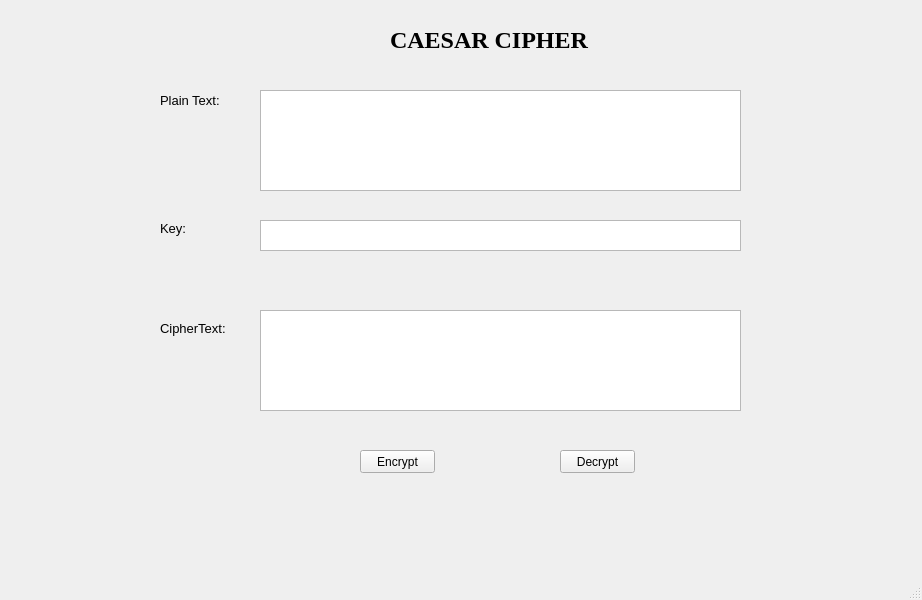
<?xml version="1.0" encoding="UTF-8"?>
<ui version="4.0">
 <class>mainWindow</class>
 <widget class="QMainWindow" name="mainWindow">
  <property name="geometry">
   <rect>
    <x>0</x>
    <y>0</y>
    <width>922</width>
    <height>600</height>
   </rect>
  </property>
  <property name="windowTitle">
   <string>Caesar Cipher</string>
  </property>
  <widget class="QWidget" name="centralwidget">
   <widget class="QLabel" name="label">
    <property name="geometry">
     <rect>
      <x>390</x>
      <y>30</y>
      <width>201</width>
      <height>20</height>
     </rect>
    </property>
    <property name="font">
     <font>
      <family>Times New Roman</family>
      <pointsize>18</pointsize>
      <weight>75</weight>
      <bold>true</bold>
     </font>
    </property>
    <property name="text">
     <string>CAESAR CIPHER</string>
    </property>
   </widget>
   <widget class="QLabel" name="label_2">
    <property name="geometry">
     <rect>
      <x>160</x>
      <y>90</y>
      <width>71</width>
      <height>20</height>
     </rect>
    </property>
    <property name="font">
     <font>
      <pointsize>10</pointsize>
     </font>
    </property>
    <property name="text">
     <string>Plain Text: </string>
    </property>
   </widget>
   <widget class="QLabel" name="label_3">
    <property name="geometry">
     <rect>
      <x>160</x>
      <y>220</y>
      <width>47</width>
      <height>16</height>
     </rect>
    </property>
    <property name="font">
     <font>
      <pointsize>10</pointsize>
     </font>
    </property>
    <property name="text">
     <string>Key: </string>
    </property>
   </widget>
   <widget class="QLabel" name="label_4">
    <property name="geometry">
     <rect>
      <x>160</x>
      <y>320</y>
      <width>71</width>
      <height>16</height>
     </rect>
    </property>
    <property name="font">
     <font>
      <pointsize>10</pointsize>
     </font>
    </property>
    <property name="text">
     <string>CipherText: </string>
    </property>
   </widget>
   <widget class="QTextEdit" name="txt_plain_text">
    <property name="geometry">
     <rect>
      <x>260</x>
      <y>90</y>
      <width>481</width>
      <height>101</height>
     </rect>
    </property>
   </widget>
   <widget class="QTextEdit" name="txt_key">
    <property name="geometry">
     <rect>
      <x>260</x>
      <y>220</y>
      <width>481</width>
      <height>31</height>
     </rect>
    </property>
   </widget>
   <widget class="QTextEdit" name="txt_cipher_text">
    <property name="geometry">
     <rect>
      <x>260</x>
      <y>310</y>
      <width>481</width>
      <height>101</height>
     </rect>
    </property>
   </widget>
   <widget class="QPushButton" name="btn_encrypt">
    <property name="geometry">
     <rect>
      <x>360</x>
      <y>450</y>
      <width>75</width>
      <height>23</height>
     </rect>
    </property>
    <property name="text">
     <string>Encrypt</string>
    </property>
   </widget>
   <widget class="QPushButton" name="btn_decrypt">
    <property name="geometry">
     <rect>
      <x>560</x>
      <y>450</y>
      <width>75</width>
      <height>23</height>
     </rect>
    </property>
    <property name="text">
     <string>Decrypt</string>
    </property>
   </widget>
  </widget>
  <widget class="QMenuBar" name="menubar">
   <property name="geometry">
    <rect>
     <x>0</x>
     <y>0</y>
     <width>922</width>
     <height>21</height>
    </rect>
   </property>
  </widget>
  <widget class="QStatusBar" name="statusbar"/>
 </widget>
 <resources/>
 <connections/>
</ui>
